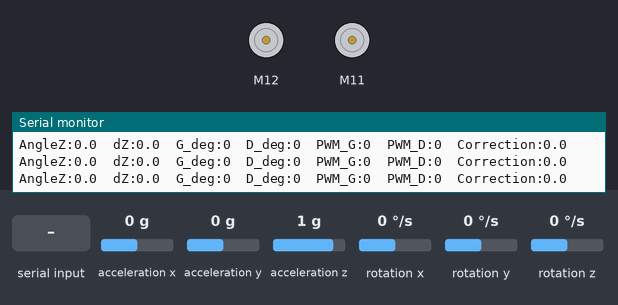
Bench run of a sketch on a simulated Arduino Uno, built with avr-gcc and run on an emulated ATmega328P. Parts: 2 × DC motor (green arrow = forward, orange = backward, longer = faster), the last lines printed to the serial monitor. Inputs (shaded band) come from the test bench; at power-on: rotation z 0 °/s, acceleration x 0 g, acceleration y 0 g, acceleration z 1 g, rotation x 0 °/s, rotation y 0 °/s.

Above: at 2.0 s.
2.1 s: "avance\n" received over Serial
At 3.0 s:
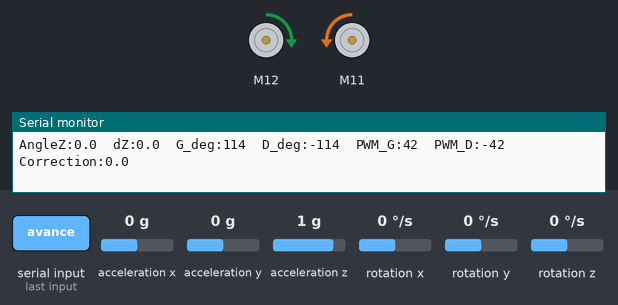
3.6 s: rotation z set to -192 °/s
At 4.3 s:
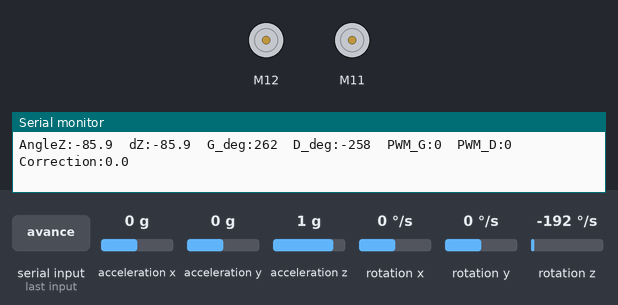
Timing chart, 0 to 6.6 s (numbered marks = the images above; inputs shaded):
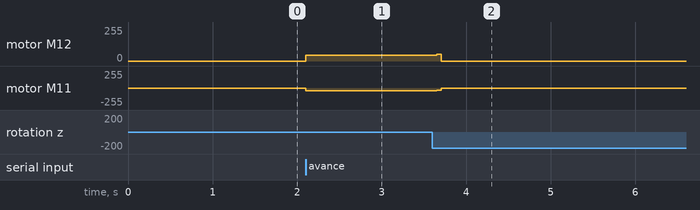

The sketch:

partie_04_moteurs_gyro.ino
```cpp
#include <MeAuriga.h>
#include <Wire.h>
#include <math.h>
#include <string.h>

const int vitesseAvance = 30; // tr/min
const int vitessePivot = 25;
const int anglePivot = 30;   // degres du robot
const unsigned long dureeAvance = 200000;
const unsigned long tempsMaxPivot = 3000;
const unsigned long periodeMessages = 250;
const int ecartMaxAvance = 20;
const int seuilPwmArret = 120;
const float kpDirection = 0.8;
const float kdDirection = 0.4;
const float correctionMax = 5; // tr/min, reglages d'essai.
const unsigned long periodeCorrection = 40;

const byte adresseGyro = 0x69;
MeGyro gyro(0, adresseGyro);
MeEncoderOnBoard encoderLeft(SLOT2);
MeEncoderOnBoard encoderRight(SLOT1);

enum Etat {ATTENTE, AVANCE, PIVOT, TERMINE};
Etat appState = ATTENTE;
bool firstTime = true;
bool gyroPret = false;
unsigned long currentTime = 0;
unsigned long debutEssai = 0;
float angleDepart = 0;
unsigned long derniereCorrection = 0;
float erreurPrecedente = 0;
float correctionDirection = 0;

void interruptionGauche() {
  if (digitalRead(encoderLeft.getPortB()) == LOW) {
    encoderLeft.pulsePosMinus();
  } else {
    encoderLeft.pulsePosPlus();
  }
}

void interruptionDroite() {
  if (digitalRead(encoderRight.getPortB()) == LOW) {
    encoderRight.pulsePosMinus();
  } else {
    encoderRight.pulsePosPlus();
  }
}

void configurerEncodeurs() {
  attachInterrupt(encoderLeft.getIntNum(), interruptionGauche, RISING);
  attachInterrupt(encoderRight.getIntNum(), interruptionDroite, RISING);
  encoderLeft.setPulse(9);
  encoderRight.setPulse(9);
  encoderLeft.setRatio(39.267);
  encoderRight.setRatio(39.267);
  encoderLeft.setSpeedPid(0.18, 0, 0);
  encoderRight.setSpeedPid(0.18, 0, 0);
  TCCR1A = _BV(WGM10);
  TCCR1B = _BV(CS11) | _BV(WGM12);
  TCCR2A = _BV(WGM21) | _BV(WGM20);
  TCCR2B = _BV(CS21);
}

void arreterMoteurs() {
  encoderLeft.setTarPWM(0);
  encoderRight.setTarPWM(0);
  encoderLeft.setMotorPwm(0);
  encoderRight.setMotorPwm(0);
  correctionDirection = 0;
}

void terminerEssai(const char* raison) {
  arreterMoteurs();
  appState = TERMINE;
  Serial.print("Arret : ");
  Serial.println(raison);
}

float angleRelatif() {
  float angle = gyro.getAngleZ() - angleDepart;
  // Le gyro peut passer de +180 a -180 sans changer de sens.
  if (angle > 180) angle -= 360;
  else if (angle < -180) angle += 360;
  return angle;
}

void corrigerDirection(unsigned long temps) {
  unsigned long ecoule = temps - derniereCorrection;
  if (ecoule >= periodeCorrection) {
    float erreur = angleRelatif();
    float pas = ecoule / (float)periodeCorrection;
    float variation = (erreur - erreurPrecedente) / pas;
    correctionDirection = kpDirection * erreur + kdDirection * variation;
    correctionDirection = constrain(correctionDirection, -correctionMax, correctionMax);
    erreurPrecedente = erreur;
    derniereCorrection = temps;
  }
  // Meme moyenne de 30 tr/min, mais une petite difference entre les roues.
  encoderLeft.runSpeed(vitesseAvance - correctionDirection);
  encoderRight.runSpeed(-vitesseAvance - correctionDirection);
}

void traiterCommande(const char* commande) {
  if (strcmp(commande, "stop") == 0) {
    terminerEssai("stop");
    return;
  }

  bool demandeAvance = strcmp(commande, "avance") == 0;
  bool demandePivot = strcmp(commande, "pivot") == 0;
  if (!demandeAvance && !demandePivot) return;
  if (!gyroPret) {
    Serial.println("Gyroscope indisponible");
  } else if (appState != ATTENTE) {
    Serial.println("Un essai par Reset");
  } else if (demandeAvance) {
    appState = AVANCE;
  } else {
    appState = PIVOT;
  }
}

void commandeTask() {
  static char commande[8];
  static byte longueur = 0;
  static bool invalide = false;

  for (int i = 0; i < 32 && Serial.available() > 0; i++) {
    char caractere = Serial.read();
    if (caractere == '\n' || caractere == '\r') {
      if (longueur > 0 && !invalide) {
        commande[longueur] = '\0';
        traiterCommande(commande);
      }
      longueur = 0;
      invalide = false;
    } else if (!invalide && longueur < sizeof(commande) - 1 && caractere >= 'a' && caractere <= 'z') {
      commande[longueur++] = caractere;
    } else {
      invalide = true;
    }
  }
}

void etatMouvement(unsigned long temps) {
  if (!gyroPret || !isfinite(gyro.getAngleZ())) {
    terminerEssai("angle invalide");
    return;
  }

  bool enPivot = appState == PIVOT;
  if (firstTime) {
    firstTime = false;
    debutEssai = temps;
    angleDepart = gyro.getAngleZ();
    if (enPivot) {
      encoderLeft.runSpeed(vitessePivot);
      encoderRight.runSpeed(vitessePivot);
      Serial.println("Etat : PIVOT");
    } else {
      derniereCorrection = temps;
      erreurPrecedente = 0;
      correctionDirection = 0;
      encoderLeft.runSpeed(vitesseAvance);
      encoderRight.runSpeed(-vitesseAvance);
      Serial.println("Etat : AVANCE");
    }
  }

  float angle = fabs(angleRelatif());
  unsigned long tempsEcoule = temps - debutEssai;
  bool tropEffort = abs(encoderLeft.getCurPwm()) >= seuilPwmArret || abs(encoderRight.getCurPwm()) >= seuilPwmArret;
  if (tropEffort) {
    terminerEssai("effort eleve : verifier les roues et les encodeurs");
  } else if (enPivot && angle >= anglePivot) {
    terminerEssai("angle atteint");
  } else if (enPivot && tempsEcoule >= tempsMaxPivot) {
    terminerEssai("temps maximum du pivot");
  } else if (!enPivot && angle >= ecartMaxAvance) {
    terminerEssai("avance : deviation importante");
  } else if (!enPivot && tempsEcoule >= dureeAvance) {
    terminerEssai("fin de l'avance");
  } else if (!enPivot) {
    corrigerDirection(temps);
  }
}

void stateManager(unsigned long temps) {
  switch (appState) {
    case AVANCE:
    case PIVOT: etatMouvement(temps); break;
    case ATTENTE:
    case TERMINE: break;
  }
}

void afficherTask(unsigned long temps) {
  static unsigned long dernierMessage = 0;
  if (!gyroPret || temps - dernierMessage < periodeMessages) return;
  dernierMessage = temps;

  Serial.print("AngleZ:"); Serial.print(gyro.getAngleZ(), 1);
  Serial.print("\tdZ:"); Serial.print(angleRelatif(), 1);
  Serial.print("\tG_deg:"); Serial.print(encoderLeft.getCurPos());
  Serial.print("\tD_deg:"); Serial.print(encoderRight.getCurPos());
  Serial.print("\tPWM_G:"); Serial.print(encoderLeft.getCurPwm());
  Serial.print("\tPWM_D:"); Serial.print(encoderRight.getCurPwm());
  Serial.print("\tCorrection:"); Serial.println(correctionDirection, 1);
}

void setup() {
  Serial.begin(115200);
  arreterMoteurs();
  configurerEncodeurs();
  Wire.begin();
  Wire.setWireTimeout(25000, true);
  Wire.beginTransmission(adresseGyro);
  gyroPret = Wire.endTransmission() == 0;
  if (gyroPret) gyro.begin();
  if (Wire.getWireTimeoutFlag()) gyroPret = false;
  if (gyroPret) Serial.println("Etat : ATTENTE | avance, pivot ou stop");
  else Serial.println("Gyroscope indisponible");
}

void loop() {
  commandeTask();
  if (gyroPret) {
    gyro.update();
    if (Wire.getWireTimeoutFlag()) {
      gyroPret = false;
      terminerEssai("communication gyroscope");
    }
  }
  currentTime = millis();
  stateManager(currentTime);
  encoderLeft.loop();
  encoderRight.loop();
  afficherTask(currentTime);
}
```

Measured:
- after the input at 2.1 s, motor M12: stopped → forward 42/255 at once; motor M11: stopped → backward 42/255 at once
- after the input at 3.6 s, motor M12: forward 42/255 → stopped at once; motor M11: backward 42/255 → stopped at once
